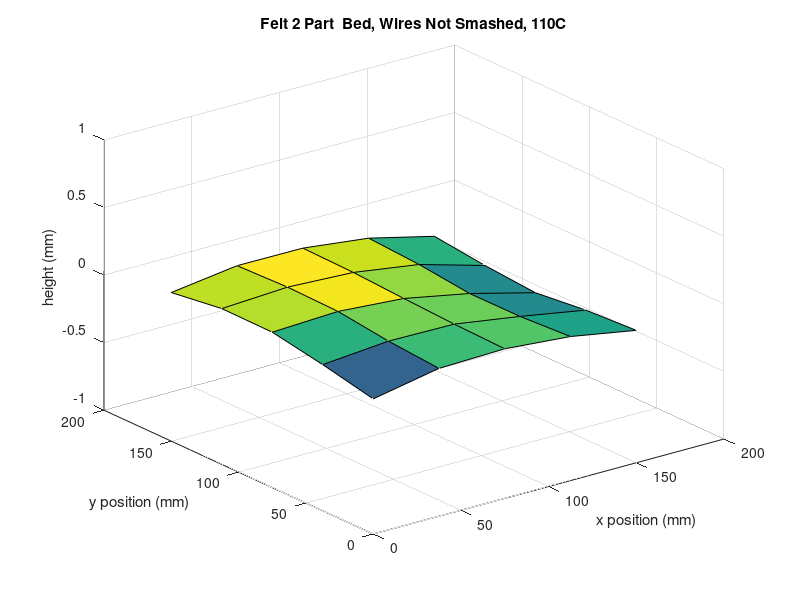

MATLAB code for this plot:
X = [0, 37.5, 75, 112.5, 150, 0, 37.5, 75, 112.5, 150, 0, 37.5, 75, 112.5, 150,0, 37.5, 75, 112.5, 150,0, 37.5, 75, 112.5, 150,];
Y = [0, 0, 0, 0, 0, 37.5, 37.5, 37.5, 37.5, 37.5, 75, 75, 75, 75, 75, 112.5, 112.5, 112.5, 112.5, 112.5, 150, 150, 150, 150, 150];
Z = [0, .094, .107, .066, -.020, .082, .124, .118, .043, -.042, .150, .172, .136, .041, -.085, .153, .18, .157, .084, -.055, .1, .167, .165, .107, -.011];
xr = reshape(X, 5, 5);
yr = reshape(Y, 5, 5);
zr = reshape(Z, 5, 5);
surf(xr, yr, zr)
zlim([-1 1])
xlabel('x position (mm)')
ylabel('y position (mm)')
zlabel('height (mm)')
title("Felt 2 Part  Bed, Wires Not Smashed, 110C");
